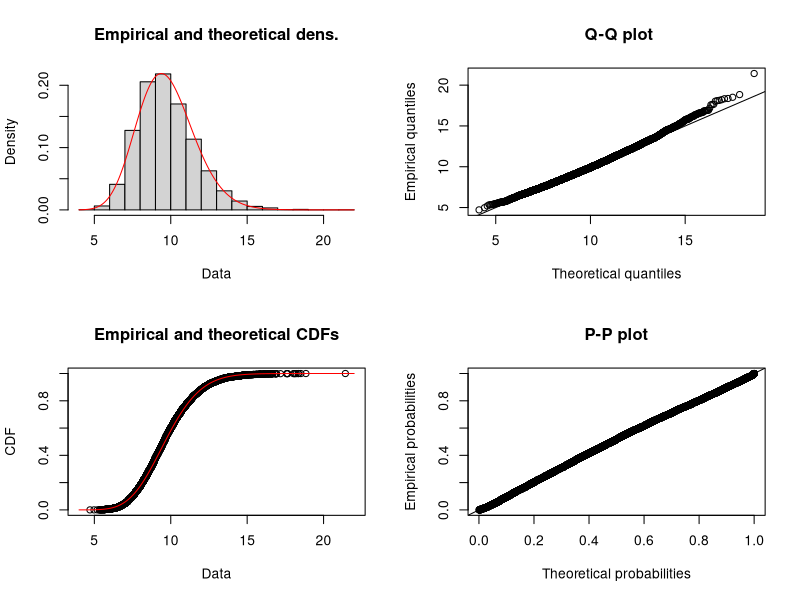
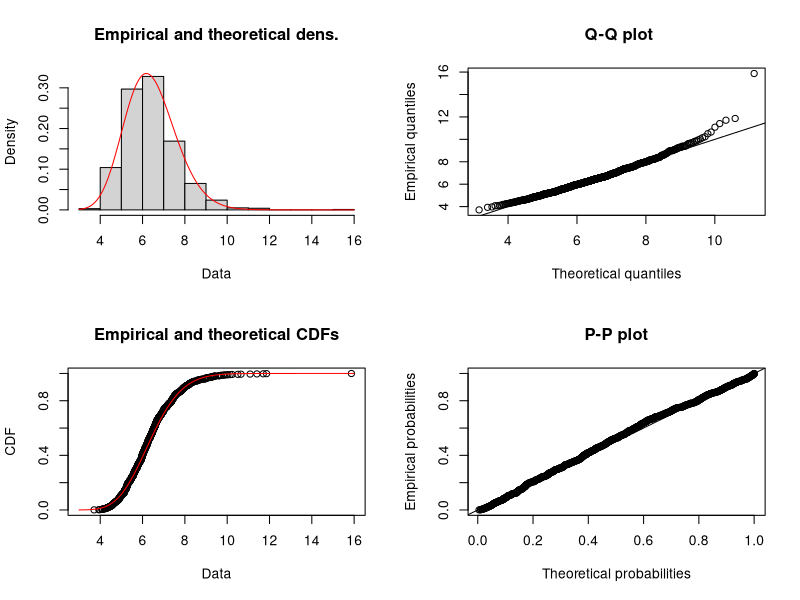

Generate these figures, in order, with R:
## Step 1 Prob distribution for disease onset to hospital #####
## Disease onset to hospitalization; calculating shape and scale from mean and IQR
f = function(par, targetmedian, targetIQR) {
  k = par[1]
  theta = par[2]
  
  #median
  median = qgamma(0.5,shape = k,scale = theta)
  #IQR 
  IQR = qgamma(0.75,shape = k,scale = theta) - qgamma(0.25,shape = k,scale = theta)
  
  error = (median-targetmedian)^2+(IQR-targetIQR)^2
  return(error)
}

### optim function below gives result k = shape theta = scale
p2delta = optim(par  = c(1,1), f, targetmedian = 5.1, targetIQR = 2.4)$par
## Delta = Shape= 8.51, scale= 0.62

##optim function below gives result k = shape theta = scale
p2omi = optim(par  = c(1,1), f, targetmedian = 2.8, targetIQR = 1.6)$par
## Omicron = Shape= 5.873, scale= 0.505

###Step 2: Prob distribution for Incubation period ###
## Incubation period (assuming normal distribution)

meandel = 4.41
sedel = (5.50-3.76)/3.92

meanomi = 3.42
seomi = (3.69-2.88)/3.92

###Step 3 Convulation of 2 probabilities ####

#generate 1000 random values that uses
# a gamma distribution shape
#install.packages("survival")
install.packages("fitdistrplus")
library(fitdistrplus)

##Delta variant
datadelta = rgamma(10000, p2delta[1], scale = p2delta[2]) + rnorm(10000, meandel, sedel)
#fit the dataset to a gamma dist using mle
ansdelta = fitdistrplus::fitdist(datadelta, distr = "gamma", method = "mle")
summary(ansdelta)

tiff("distribution-delta.tiff", res = 300, units = "in", width = 8, height = 7, compression = "lzw")
#Display the summary of ans
plot(ansdelta)
dev.off()


##Omicron variant
dataom = rgamma(1000, p2omi[1], scale = p2omi[2]) + rnorm(1000, meanomi, seomi)
ansomi = fitdistrplus::fitdist(dataom, distr = "gamma", method = "mle")
summary(ansomi)

tiff("distribution-omicron.tiff", res = 300, units = "in", width = 8, height = 7, compression = "lzw")
plot(ansomi)
dev.off()
